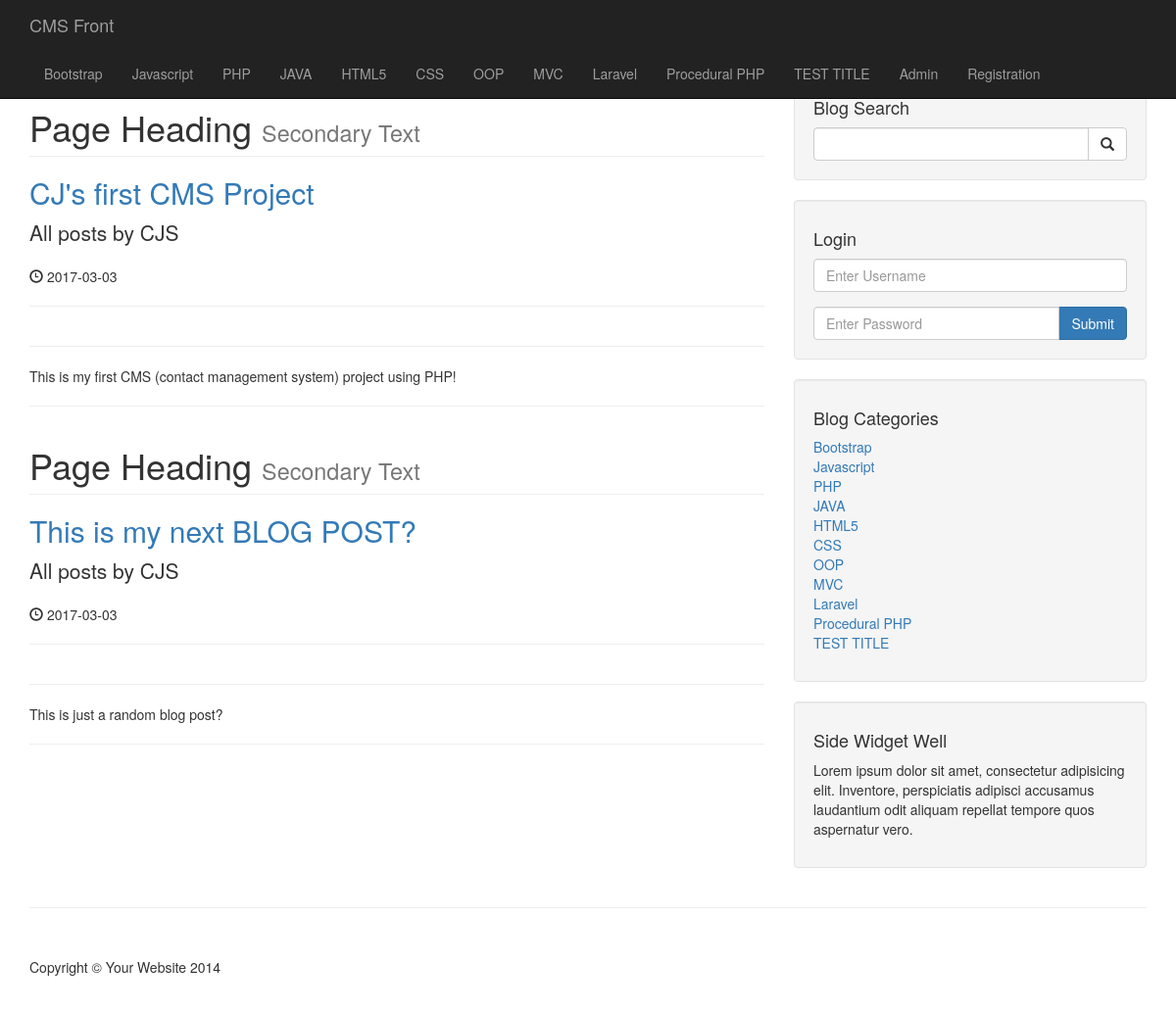
The page /author_posts.php?author=CJS&p_id=2 on the database its author committed.
### tables this page shows
CREATE TABLE `categories` (
  `cat_id` int(3) NOT NULL,
  `cat_title` varchar(255) NOT NULL
);

CREATE TABLE `posts` (
  `post_id` int(3) NOT NULL,
  `post_category_id` int(3) NOT NULL,
  `post_title` varchar(255) NOT NULL,
  `post_author` varchar(255) NOT NULL,
  `post_user` varchar(255) NOT NULL,
  `post_date` date NOT NULL,
  `post_tags` varchar(255) NOT NULL,
  `post_image` text NOT NULL,
  `post_content` text NOT NULL,
  `post_comment_count` int(11) NOT NULL,
  `post_status` varchar(255) NOT NULL DEFAULT 'draft',
  `post_views_count` int(11) NOT NULL
);

### author_posts.php (the view, shortened to what this page needs)
<?php include "includes/header.php";?>
<?php include "includes/nav.php";?>
    <div class="container">
        <div class="row">
            <div class="col-md-8">
                <?php
    if(isset($_GET['p_id'])){
        $the_post_author = $_GET['author'];
    }
            $query = "SELECT * FROM posts WHERE post_author = '{$the_post_author}' ";
            $select_all_posts_query = mysqli_query($connection,$query);
             while($row = mysqli_fetch_assoc($select_all_posts_query)){
                    $post_id = $row['post_id'];
                    $post_title = $row['post_title'];
                    $post_author = $row['post_author'];
                    $post_date = $row['post_date'];
                    $post_content = $row['post_content'];
                 ?>
                <h1 class="page-header">
                    Page Heading
                    <small>Secondary Text</small>
                </h1>
                <h2>
                    <a href="post.php?p_id= <?php echo $post_id ?>"><?php echo $post_title ?></a>
                </h2>
                <p class="lead">
                    All posts by <?php echo $post_author ?>
                </p>
                <p><span class="glyphicon glyphicon-time"></span> <?php echo $post_date ?></p>
                <hr>
                <hr>
                <p><?php echo $post_content ?></p>
                <hr>
   <?php } ?>
            </div>
            <?php include "includes/sidebar.php";?>
        </div>
        <hr>
    <?php include "includes/footer.php";?>

### includes/header.php (shortened to what this page needs)
<!DOCTYPE html>
<html lang="en">
<head>
    <link href="css/bootstrap.min.css" rel="stylesheet">
    <link href="css/blog-home.css" rel="stylesheet">
    <link href="css/newstyle.css" rel="stylesheet">
</head>
<body>

### includes/nav.php (shortened to what this page needs)
<nav class="navbar navbar-inverse navbar-fixed-top" role="navigation">
        <div class="container">
            <div class="navbar-header">
                <a class="navbar-brand" href="index.php">CMS Front</a>
            </div>
            <div class="collapse navbar-collapse" id="bs-example-navbar-collapse-1">
                <ul class="nav navbar-nav">
                    <?php
                $query = "SELECT * FROM categories";
                $select_all_categories_query = mysqli_query($connection,$query);
                while($row = mysqli_fetch_assoc($select_all_categories_query)){
                    $cat_title = $row['cat_title'];
                        echo"<li><a href='#'>{$cat_title}</a></li>";
                }
                    ?>
                    <li>
                        <a href="admin">Admin</a>
                    </li>
                    <li>
                        <a href="registration.php">Registration</a>
                    </li>
                </ul>
            </div>
        </div>
    </nav>

### includes/sidebar.php (shortened to what this page needs)
<div class="col-md-4">
                <div class="well">
                    <h4>Blog Search</h4>
                    <form action="search.php" method="post">
                        <div class="input-group">
                            <input name="search" type="text" class="form-control">
                            <span class="input-group-btn">
                                <button name="submit" class="btn btn-default" type="submit">
                                    <span class="glyphicon glyphicon-search"></span>
                            </button>
                            </span>
                        </div>
                    </form>
                </div>
                <div class="well">
                    <h4>Login</h4>
                    <form action="includes/login.php" method="post">
                        <div class="form-group">
                            <input name="username" type="text" class="form-control" placeholder="Enter Username" required>
                        </div>
                        <div class="input-group">
                            <input name="password" type="password" class="form-control" placeholder="Enter Password" required>
                            <span class="input-group-btn">
                                <button class="btn btn-primary" name="login" type="submit">Submit
                                </button>
                            </span>
                        </div>
                    </form>
                </div>
                <div class="well">
                <?php
                $query = "SELECT * FROM categories LIMIT 12";
                $select_categories_sidebar_query = mysqli_query($connection,$query);
                ?>
                    <h4>Blog Categories</h4>
                    <div class="row">
                            <div class="col-lg-12">
                            <ul class="list-unstyled">
                            <?php
                             while($row = mysqli_fetch_assoc($select_categories_sidebar_query)){
                            $cat_title = $row['cat_title'];
                            $cat_id = $row['cat_id'];
                             echo"<li><a href='category.php?category=$cat_id'>{$cat_title}</a></li>";
                }
                ?>
                            </ul>
                        </div>
                    </div>
                </div>
                <?php include "widget.php"; ?>
</div>

### includes/widget.php
<div class="well">
        <h4>Side Widget Well</h4>
        <p>Lorem ipsum dolor sit amet, consectetur adipisicing elit. Inventore, perspiciatis adipisci accusamus laudantium odit aliquam repellat tempore quos aspernatur vero.</p>
</div>

### includes/footer.php (shortened to what this page needs)
        <footer>
            <div class="row">
                <div class="col-lg-12">
                    <p>Copyright &copy; Your Website 2014</p>
                </div>
            </div>
        </footer>
    </div>
</body>
</html>

### css/blog-home.css (style rules this page uses)
body { padding-top: 70px; }
footer { margin: 50px 0; }

### rows shown on the page
categories: cat_title "Bootstrap"
categories: cat_title "Javascript"
categories: cat_title "PHP"
categories: cat_title "JAVA"
categories: cat_title "HTML5"
categories: cat_title "CSS"
categories: cat_title "OOP"
categories: cat_title "MVC"
categories: cat_title "Laravel"
categories: cat_title "Procedural PHP"
categories: cat_title "TEST TITLE"
posts: post_title "CJ's first CMS Project", post_author "CJS", post_date "2017-03-03", post_content "This is my first CMS (contact management system) project using PHP!"
posts: post_title "This is my next BLOG POST?", post_author "CJS", post_date "2017-03-03", post_content "This is just a random blog post?"
